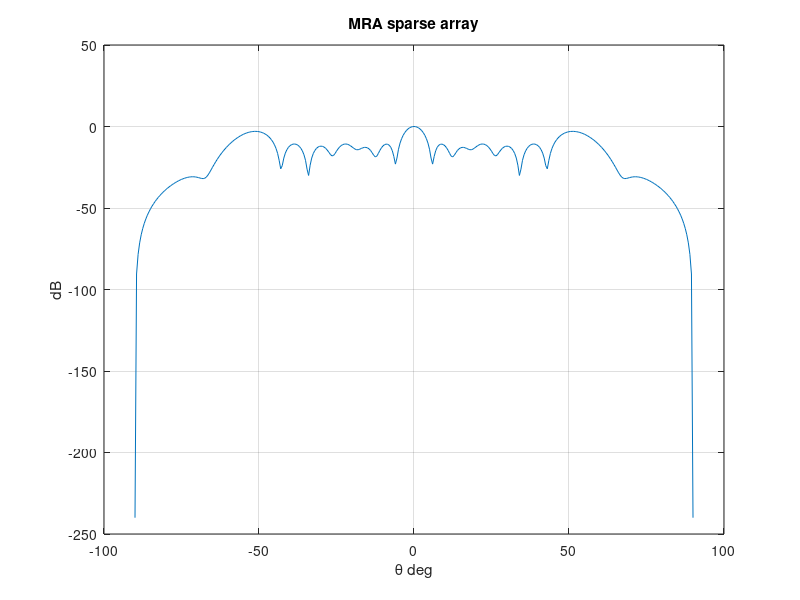

MATLAB code to generate this figure:
% Sparse minimum-redundancy array (MRA)
% Full-aperture performance with fewer receivers

spacing = 1;
mra = [0 1 3 6 8 11 13 16] * spacing;
theta = -90:0.5:90;
AFm = zeros(1, numel(theta));
for n = 1:numel(mra)
    AFm = AFm + exp(1i*pi*mra(n)*sind(theta));
end
pat = abs(AFm) / numel(mra);        % normalized beam pattern (peak 1)
patDb = 20*log10(pat + 1e-12);      % dB pattern, 0 dB at the peak
figure;
plot(theta, patDb);
title('MRA sparse array'); xlabel('\theta deg'); ylabel('dB'); grid on;

%{
@play
{
 "title": "Sparse MRA",
 "groups": [
  {
   "name": "Scale",
   "controls": [
    {
     "var": "spacing",
     "label": "Position scale",
     "min": 1,
     "max": 3,
     "step": 1,
     "default": 1
    }
   ]
  }
 ]
}
%}
